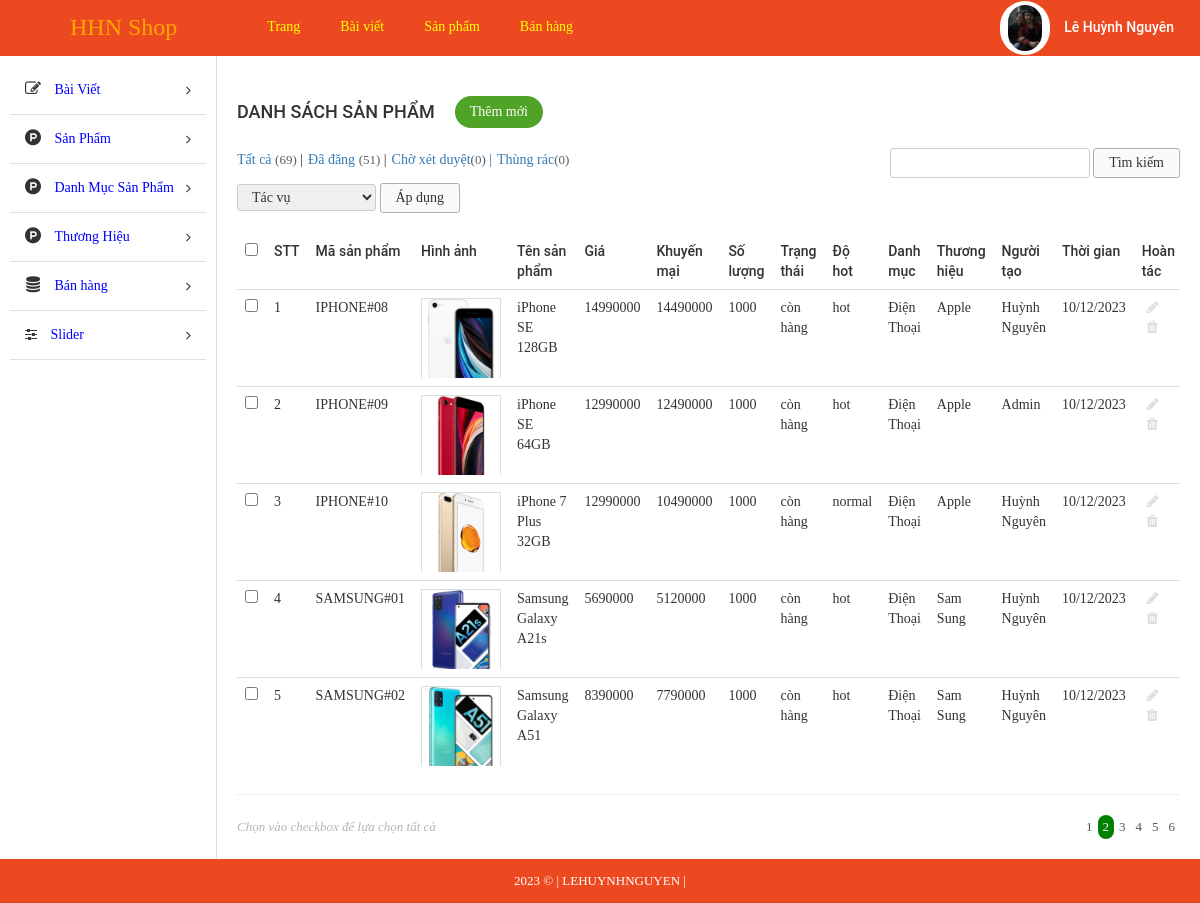
The app's page /admin/index.php?modules=products&controllers=index&action=list&page=2 (signed in) with its own data.
### tables this page shows
CREATE TABLE `tbl_product` (
  `id` int(11) NOT NULL,
  `id_category` int(11) NOT NULL,
  `id_brand` int(11) NOT NULL,
  `name` varchar(255) NOT NULL,
  `code` varchar(255) NOT NULL,
  `price` float NOT NULL,
  `promotional_price` float NOT NULL,
  `quantity` int(11) NOT NULL,
  `status` enum('còn hàng','hết hàng','hàng sắp về') NOT NULL,
  `description` text NOT NULL,
  `screen` varchar(255) NOT NULL,
  `ram` varchar(255) NOT NULL,
  `cpu` varchar(255) NOT NULL,
  `memory` varchar(255) NOT NULL,
  `operating_system` varchar(255) NOT NULL,
  `front_camera` varchar(255) NOT NULL,
  `rear_camera` varchar(255) NOT NULL,
  `user` varchar(255) NOT NULL,
  `create_date` varchar(255) NOT NULL,
  `image` varchar(255) NOT NULL,
  `level` enum('hot','normal','discount') NOT NULL
);

### admin/libraries/database.php (called while the page is built, shortened)
<?php
function db_query($query_string) {
    global $conn;
    $result = mysqli_query($conn, $query_string);
    return $result;
}
function db_fetch_array($query_string) {
    $result = array();
    $mysqli_result = db_query($query_string);
    while ($row = mysqli_fetch_assoc($mysqli_result)) {
        $result[] = $row;
    }
    return $result;
}

### admin/modules/products/models/indexModel.php (called while the page is built, shortened)
<?php
function getAllProduct(){
	return db_fetch_array("SELECT * FROM `tbl_product`");
}
function get_category_by_id($id){
	$data = db_fetch_array("SELECT * FROM `tbl_category` WHERE `id` = '$id'");
	return $data[0]['name'];
}
function get_brand_by_id($id){
	$data = db_fetch_array("SELECT * FROM `tbl_brand` WHERE `id` = '$id'");
	return $data[0]['name'];
}

### admin/modules/products/controllers/indexController.php (called while the page is built, shortened)
<?php
function listAction() {
	$data_tmp = getAllProduct();
	for ($i=0; $i <count($data_tmp) ; $i++) {
		$data_tmp[$i]['category'] = get_category_by_id($data_tmp[$i]['id_category']);
		$data_tmp[$i]['brand']  = get_brand_by_id($data_tmp[$i]['id_brand']) ;
	};
	if(!empty($_GET['page'])){
		$page = $_GET['page'];
	}else{
		$page =1;
	}
	$numProduct = count($data_tmp);
	$productOnPage = 5;
	$num = ceil($numProduct/$productOnPage);
	$start = ($page - 1) * $productOnPage;
	$res =[];
	for ($i=$start; $i < $start+$productOnPage; $i++) {
		if(isset($data_tmp[$i]))
        $res[] = $data_tmp[$i];
	};
	$data = [$res, $num, $page];
	load_view('list',$data);
}

### admin/core/router.php (called while the page is built, shortened)
<?php
$action_name = get_action().'Action';
call_function(array('construct', $action_name));

### admin/core/appload.php (called while the page is built, shortened)
<?php
require CONFIGPATH . DIRECTORY_SEPARATOR . 'database.php';
require LIBPATH . DIRECTORY_SEPARATOR . 'database.php';
require COREPATH . DIRECTORY_SEPARATOR . 'base.php';
require COREPATH . DIRECTORY_SEPARATOR . 'router.php';

### admin/index.php (called while the page is built, shortened)
<?php
require COREPATH.DIRECTORY_SEPARATOR.'appload.php';

### admin/modules/products/views/listView.php (the view, shortened to what this page needs)
<div id="main-content-wp" class="list-product-page">
    <div class="wrap clearfix">
        <div id="content" class="fl-right">
            <div class="section" id="title-page">
                <div class="clearfix">
                    <h3 id="index" class="fl-left">Danh sách sản phẩm</h3>
                    <a href="?modules=products&controllers=index&action=add" title="" id="add-new" class="fl-left">Thêm mới</a>
                </div>
            </div>
            <div class="section" id="detail-page">
                <div class="section-detail">
                    <div class="filter-wp clearfix">
                        <ul class="post-status fl-left">
                            <li class="all"><a href="">Tất cả <span class="count">(69)</span></a> |</li>
                            <li class="publish"><a href="">Đã đăng <span class="count">(51)</span></a> |</li>
                            <li class="pending"><a href="">Chờ xét duyệt<span class="count">(0)</span> |</a></li>
                            <li class="pending"><a href="">Thùng rác<span class="count">(0)</span></a></li>
                        </ul>
                        <form method="GET" class="form-s fl-right">
                            <input type="text" name="s" id="s">
                            <input type="submit" name="sm_s" value="Tìm kiếm">
                        </form>
                    </div>
                    <div class="actions">
                        <form method="GET" action="" class="form-actions">
                            <select name="actions">
                                <option value="0">Tác vụ</option>
                            </select>
                            <input type="submit" name="sm_action" value="Áp dụng">
                        </form>
                    </div>
                    <div class="table-responsive">
                        <table class="table list-table-wp">
                            <thead>
                                <tr>
                                    <td><input type="checkbox" name="checkAll" id="checkAll"></td>
                                    <td><span class="thead-text">STT</span></td>
                                    <td><span class="thead-text">Mã sản phẩm</span></td>
                                    <td><span class="thead-text">Hình ảnh</span></td>
                                    <td><span class="thead-text">Tên sản phẩm</span></td>
                                    <td><span class="thead-text">Giá</span></td>
                                    <td><span class="thead-text">Khuyến mại</span></td>
                                    <td><span class="thead-text">Số lượng</span></td>
                                    <td><span class="thead-text">Trạng thái</span></td>
                                    <td><span class="thead-text">Độ hot</span></td>
                                    <td><span class="thead-text">Danh mục</span></td>
                                    <td><span class="thead-text">Thương hiệu</span></td>
                                    <td><span class="thead-text">Người tạo</span></td>
                                    <td><span class="thead-text">Thời gian</span></td>
                                    <td><span class="thead-text">Hoàn tác</span></td>
                                </tr>
                            </thead>
                            <tbody>
                                <?php  $i=0; if(!empty($data['0'])) foreach ($data['0'] as $value) { $i++;?>
                                <tr>
                                    <td><input type="checkbox" name="checkItem" class="checkItem"></td>
                                    <td><span class="tbody-text"><?php echo $i; ?></span></td>
                                    <td><span class="tbody-text"><?php echo $value['code']; ?></span></td>
                                    <td>
                                        <div class="tbody-thumb">
                                            <img src="<?php echo $value['image']; ?>" alt="">
                                        </div>
                                    </td>
                                    <td><span class="tbody-text"><?php echo $value['name']; ?></span></td>
                                    <td><span class="tbody-text"><?php echo $value['price']; ?></span></td>
                                    <td><span class="tbody-text"><?php echo $value['promotional_price']; ?></span></td>
                                    <td><span class="tbody-text"><?php echo $value['quantity']; ?></span></td>
                                    <td><span class="tbody-text"><?php echo $value['status']; ?></span></td>
                                    <td><span class="tbody-text"><?php echo $value['level']; ?></span></td>
                                    <td><span class="tbody-text"><?php echo $value['category']; ?></span></td>
                                    <td><span class="tbody-text"><?php echo $value['brand']; ?></span></td>
                                    <td><span class="tbody-text"><?php echo $value['user']; ?></span></td>
                                    <td><span class="tbody-text"><?php echo $value['create_date']; ?></span></td>
                                    <td>
                                        <ul class="list-operation ">
                                            <li><a href="?modules=products&controllers=index&action=show&id=<?php echo $value['id'] ;?>" title="Sửa" class="edit"><i class="fa fa-pencil" aria-hidden="true"></i></a></li>
                                            <li><a href="?modules=products&controllers=index&action=delete&id=<?php echo $value['id'] ;?>" title="Xóa" class="delete"><i class="fa fa-trash" aria-hidden="true"></i></a></li>
                                        </ul>
                                    </td>
                                </tr>
                                <?php }; ?>
                            </tbody>
                        </table>
                        <hr>
                    </div>
                </div>
            </div>
            <div class="section" id="paging-wp">
                <div class="section-detail clearfix">
                    <p id="desc" class="fl-left">Chọn vào checkbox để lựa chọn tất cả</p>
                    <ul id="list-paging" class="fl-right">
                        <?php for ($i=1; $i <= $data['1'] ; $i++) { ?>
                        <li>
                            <a <?php if($i == $data['2']) echo 'style="background-color: green; color:white; border-radius:300px;"';  ?>  href="?modules=products&controllers=index&action=list&page=<?php echo $i; ?>" title=""><?php echo $i; ?></a>
                        </li>
                        <?php }; ?>
                    </ul>
                </div>
            </div>
        </div>
    </div>
</div>

### admin/core/base.php (shortened to what this page needs)
<?php
function get_module() {
    global $config;
    $module = isset($_GET['modules']) ? $_GET['modules'] : $config['default_module'];
    return $module;
}
function call_function($list_function = array()) {
    if (is_array($list_function)) {
        foreach ($list_function as $f) {
            if (function_exists($f())) {
                $f();
            }
        }
    }
}
function load_view($name, $data_send = array()) {
    $data = $data_send;
    $path = MODULESPATH . DIRECTORY_SEPARATOR . get_module() . DIRECTORY_SEPARATOR . 'views' . DIRECTORY_SEPARATOR . $name . 'View.php';
    if (file_exists($path)) {
        require $path;
    } else {
        echo "Không tìm thấy {$path}";
    }
}
function get_header($name = '') {
    global $data;
    if (empty($name)) {
        $name = 'header';
    } else {
        $name = "header-{$name}";
    }
    $path = LAYOUTPATH . DIRECTORY_SEPARATOR . $name . '.php';
    if (file_exists($path)) {
        if (is_array($data)) {
            foreach ($data as $key => $a) {
                $$key = $a;
            }
        }
        require $path;
    } else {
        echo "Không tìm thấy {$path}";
    }
}
function get_footer($name = '') {
    global $data;
    if (empty($name)) {
        $name = 'footer';
    } else {
        $name = "footer-{$name}";
    }
    $path = LAYOUTPATH . DIRECTORY_SEPARATOR . $name . '.php';
    if (file_exists($path)) {
        if (is_array($data)) {
            foreach ($data as $key => $a) {
                $$key = $a;
            }
        }
        require $path;
    } else {
        echo "Không tìm thấy {$path}";
    }
}
function get_sidebar($name = '') {
    global $data;
    if (empty($name)) {
        $name = 'sidebar';
    } else {
        $name = "sidebar-{$name}";
    }
    $path = LAYOUTPATH . DIRECTORY_SEPARATOR . $name . '.php';
    if (file_exists($path)) {
        if (is_array($data)) {
            foreach ($data as $key => $a) {
                $$key = $a;
            }
        }
        require $path;
    } else {
        echo "Không tìm thấy {$path}";
    }
}
?>

### admin/public/css/import/global.css (style rules this page uses)
body { font-family: "Roboto Regular"; font-size: 14px; line-height: 24px; color: #333; }
.fl-left { float: left; }
.fl-right { float: right; }
img { max-width: 100%; height: auto; display: block; }
ul li { list-style: none!important; }
a { text-decoration: none!important; }

### admin/public/css/import/list_post.css (style rules this page uses)
#content { width: 82%; border-left: 1px solid #ddd; padding: 20px; }
#add-new { display: inline-block; color: #fff; background: #4fa327; padding: 4px 15px; margin: 20px; border-radius: 20px; }
#index { font-family: 'Roboto Medium'; font-weight: normal; text-transform: uppercase; font-size: 18px; padding: 24px 0px; }
.list-table-wp thead tr td { font-family: 'Roboto Medium'; font-weight: normal; }
.list-operation li { float: left; }
.list-operation li a { display: block; padding: 0px 5px; color: #ddd; }
.list-operation { width: 25%; }
#paging-wp #desc { font-size: 13px; color: #b5b5b5; font-style: italic; }
#list-paging li { float: left; }
#list-paging li a { display: inline-block; color: #555; font-size: 13px; padding: 0px 5px; }
.filter-wp { margin-bottom: 5px; }
.actions { margin-bottom: 20px; }
.post-status li { float: left; font-size: 14px; margin-right: 5px; }
.post-status li .count { color: #555d66; font-size: 13px; display: inline-block; }
.form-s input[type="text"], .form-actions select { border-radius: 3px; border: 1px solid #ccc; padding: 2px 10px; }
.form-s input[type="submit"], .form-actions input[type="submit"] { border-radius: 3px; border: 1px solid #afafaf; padding: 2px 15px; background: #fafafa; }
.form-actions select { padding: 4px 10px; }

### admin/public/css/import/list_product.css (style rules this page uses)
.tbody-thumb { width: 80px; height: 80px; overflow: hidden; }
.tbody-thumb img { border: 1px solid #ddd; }

### admin/public/css/import/menu.css (style rules this page uses)
.actions select { border-radius: 3px; border: 1px solid #ccc; padding: 4px 10px; }

### admin/public/css/import/detail_order.css (style rules this page uses)
.table { margin-bottom: 0!important; }

### records on screen
tbl_product: code "IPHONE#08", image (picture), name "iPhone SE 128GB", price "14990000", promotional_price "14490000", quantity "1000", status "còn hàng", level "hot", category "Điện Thoại", brand "Apple", user "Huỳnh Nguyên", create_date "10/12/2023"
tbl_product: code "IPHONE#09", image (picture), name "iPhone SE 64GB", price "12990000", promotional_price "12490000", quantity "1000", status "còn hàng", level "hot", category "Điện Thoại", brand "Apple", user "Admin", create_date "10/12/2023"
tbl_product: code "IPHONE#10", image (picture), name "iPhone 7 Plus 32GB", price "12990000", promotional_price "10490000", quantity "1000", status "còn hàng", level "normal", category "Điện Thoại", brand "Apple", user "Huỳnh Nguyên", create_date "10/12/2023"
tbl_product: code "SAMSUNG#01", image (picture), name "Samsung Galaxy A21s", price "5690000", promotional_price "5120000", quantity "1000", status "còn hàng", level "hot", category "Điện Thoại", brand "Sam Sung", user "Huỳnh Nguyên", create_date "10/12/2023"
tbl_product: code "SAMSUNG#02", image (picture), name "Samsung Galaxy A51", price "8390000", promotional_price "7790000", quantity "1000", status "còn hàng", level "hot", category "Điện Thoại", brand "Sam Sung", user "Huỳnh Nguyên", create_date "10/12/2023"
